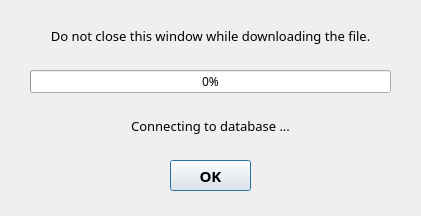
<?xml version="1.0" encoding="UTF-8"?>
<ui version="4.0">
 <class>Dialog</class>
 <widget class="QDialog" name="Dialog">
  <property name="geometry">
   <rect>
    <x>0</x>
    <y>0</y>
    <width>421</width>
    <height>216</height>
   </rect>
  </property>
  <property name="windowTitle">
   <string>Downloading data ....</string>
  </property>
  <property name="windowIcon">
   <iconset>
    <normaloff>../assets/0049-logo-pjb-removebg-preview.png</normaloff>../assets/0049-logo-pjb-removebg-preview.png</iconset>
  </property>
  <widget class="QPushButton" name="pushButton">
   <property name="geometry">
    <rect>
     <x>170</x>
     <y>160</y>
     <width>81</width>
     <height>31</height>
    </rect>
   </property>
   <property name="font">
    <font>
     <family>PibotoLt</family>
     <pointsize>11</pointsize>
     <weight>75</weight>
     <bold>true</bold>
    </font>
   </property>
   <property name="text">
    <string>OK</string>
   </property>
  </widget>
  <widget class="QLabel" name="label_2">
   <property name="geometry">
    <rect>
     <x>30</x>
     <y>20</y>
     <width>361</width>
     <height>31</height>
    </rect>
   </property>
   <property name="font">
    <font>
     <family>PibotoLt</family>
     <pointsize>10</pointsize>
    </font>
   </property>
   <property name="text">
    <string>Do not close this window while downloading the file.</string>
   </property>
   <property name="alignment">
    <set>Qt::AlignCenter</set>
   </property>
  </widget>
  <widget class="QProgressBar" name="progressBar">
   <property name="geometry">
    <rect>
     <x>30</x>
     <y>70</y>
     <width>361</width>
     <height>23</height>
    </rect>
   </property>
   <property name="font">
    <font>
     <family>PibotoLt</family>
     <pointsize>9</pointsize>
    </font>
   </property>
   <property name="value">
    <number>0</number>
   </property>
  </widget>
  <widget class="QLabel" name="label_3">
   <property name="geometry">
    <rect>
     <x>30</x>
     <y>110</y>
     <width>361</width>
     <height>31</height>
    </rect>
   </property>
   <property name="font">
    <font>
     <family>PibotoLt</family>
     <pointsize>10</pointsize>
    </font>
   </property>
   <property name="text">
    <string>Connecting to database ...</string>
   </property>
   <property name="alignment">
    <set>Qt::AlignCenter</set>
   </property>
  </widget>
 </widget>
 <resources/>
 <connections/>
</ui>
